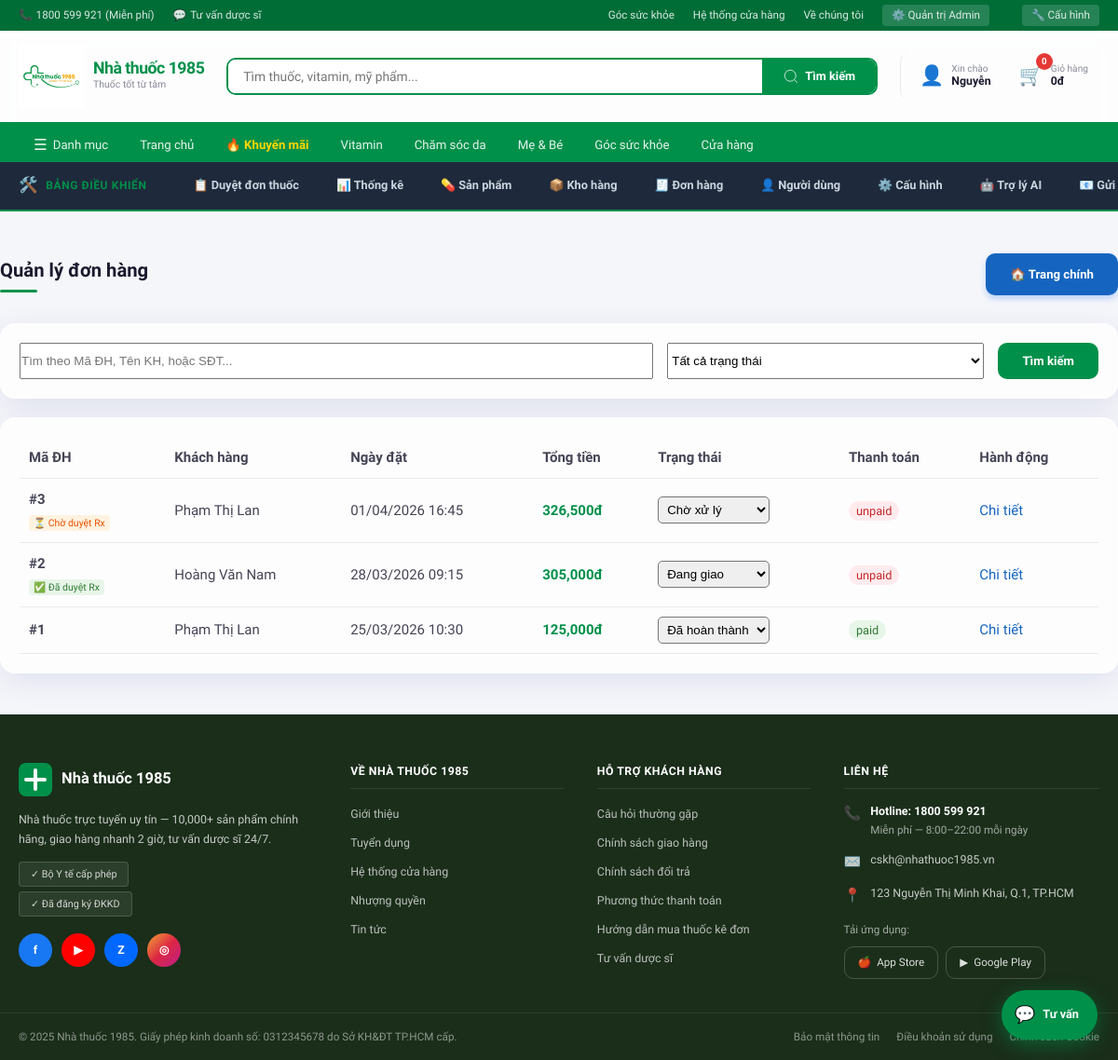
The app's page /admin/order (signed in) with its own data.
### tables this page shows
CREATE TABLE orders (
    order_id INT PRIMARY KEY AUTO_INCREMENT,
    user_id INT NOT NULL,
    voucher_id INT,
    
     
    shipping_name VARCHAR(100) NOT NULL,
    shipping_phone VARCHAR(20) NOT NULL,
    shipping_address TEXT NOT NULL,
    shipping_note TEXT,
    
     
    subtotal DECIMAL(15, 2) NOT NULL COMMENT 'Tổng tiền trước giảm giá',
    discount_amount DECIMAL(12, 2) DEFAULT 0,
    shipping_fee DECIMAL(10, 2) DEFAULT 0,
    total_amount DECIMAL(15, 2) NOT NULL COMMENT 'Tổng tiền sau giảm giá + ship',
    
     
    has_prescription BOOLEAN DEFAULT FALSE COMMENT 'Có đính kèm đơn thuốc không',
    prescription_image VARCHAR(255) COMMENT 'Đường dẫn ảnh đơn thuốc',
    prescription_verified BOOLEAN DEFAULT FALSE COMMENT 'Dược sĩ đã duyệt đơn',
    verified_by INT COMMENT 'Dược sĩ duyệt đơn',
    verified_at DATETIME,
    
     
    status ENUM('pending', 'confirmed', 'preparing', 'shipping', 'completed', 'cancelled') DEFAULT 'pending',
    payment_status ENUM('unpaid', 'paid', 'refunded') DEFAULT 'unpaid',
    payment_method ENUM('cod', 'bank_transfer', 'e_wallet') DEFAULT 'cod',
    
     
    admin_note TEXT COMMENT 'Ghi chú nội bộ của admin',
    cancel_reason TEXT,
    
    order_date TIMESTAMP DEFAULT CURRENT_TIMESTAMP,
    updated_at TIMESTAMP DEFAULT CURRENT_TIMESTAMP ON UPDATE CURRENT_TIMESTAMP,
    
    FOREIGN KEY (user_id) REFERENCES users(user_id) ON DELETE RESTRICT,
    FOREIGN KEY (voucher_id) REFERENCES vouchers(voucher_id) ON DELETE SET NULL,
    FOREIGN KEY (verified_by) REFERENCES users(user_id) ON DELETE SET NULL,
    INDEX idx_user (user_id),
    INDEX idx_status (status),
    INDEX idx_date (order_date),
    INDEX idx_prescription (has_prescription, prescription_verified)
);

CREATE TABLE users (
    user_id INT PRIMARY KEY AUTO_INCREMENT,
    role_id INT NOT NULL,
    username VARCHAR(50) NOT NULL UNIQUE,
    password_hash VARCHAR(255) NOT NULL COMMENT 'Mã hóa bằng password_hash() của PHP',
    full_name VARCHAR(100) NOT NULL,
    email VARCHAR(100) UNIQUE,
    phone VARCHAR(20),
    address TEXT,
    avatar VARCHAR(255) DEFAULT 'default-avatar.png',
    is_active BOOLEAN DEFAULT TRUE,
    last_login DATETIME,
    created_at TIMESTAMP DEFAULT CURRENT_TIMESTAMP,
    updated_at TIMESTAMP DEFAULT CURRENT_TIMESTAMP ON UPDATE CURRENT_TIMESTAMP,
    FOREIGN KEY (role_id) REFERENCES roles(role_id) ON DELETE RESTRICT,
    INDEX idx_username (username),
    INDEX idx_email (email),
    INDEX idx_role (role_id)
);

### app/controllers/admin/AdminOrderController.php (called while the page is built, shortened)
<?php
class AdminOrderController extends BaseController {
    public function index() {
        $db = (new BaseModel())->db;
        $q = $_GET['q'] ?? '';
        $status = $_GET['status'] ?? '';
        $where = ["1=1"];
        $params = [];
        $whereSql = implode(' AND ', $where);
        $sql = "SELECT o.*, u.full_name as customer_name
                FROM orders o
                JOIN users u ON o.user_id = u.user_id
                WHERE $whereSql
                ORDER BY o.order_date DESC";
        $stmt = $db->prepare($sql);
        $stmt->execute($params);
        $orders = $stmt->fetchAll(PDO::FETCH_ASSOC);
        $this->loadView('admin/order/index', [
            'orders' => $orders,
            'pageTitle' => 'Quản lý đơn hàng',
            'q' => $q,
            'status' => $status
        ]);
    }
}

### app/views/admin/order/index.php (the view, shortened to what this page needs)
<?php include __DIR__ . '/../../layout/header.php'; ?>
<div class="container section animate-fade-up">
    <div style="display: flex; justify-content: space-between; align-items: center; margin-bottom: 20px;">
        <h1 class="section-title">Quản lý đơn hàng</h1>
        <a href="<?= BASE_URL ?>" class="btn" style="background: var(--blue); color: white; box-shadow: 0 4px 6px rgba(59,130,246,0.3);">🏠 Trang chính</a>
    </div>
    <div class="glass-card" style="padding: 20px; margin-top: 30px; margin-bottom: 20px;">
        <form action="<?= BASE_URL ?>admin/order" method="GET" style="display: flex; gap: 15px;">
            <input type="text" name="q" placeholder="Tìm theo Mã ĐH, Tên KH, hoặc SĐT..." class="form-control" style="flex: 2;" value="<?= htmlspecialchars($q ?? '') ?>">
            <select name="status" class="form-control" style="flex: 1;">
                <option value="">Tất cả trạng thái</option>
            </select>
            <button type="submit" class="btn btn-primary">Tìm kiếm</button>
        </form>
    </div>
    <div class="glass-card" style="padding: 20px;">
        <table style="width: 100%; border-collapse: collapse;">
            <thead>
                <tr style="text-align: left; border-bottom: 1px solid var(--border);">
                    <th style="padding: 10px;">Mã ĐH</th>
                    <th style="padding: 10px;">Khách hàng</th>
                    <th style="padding: 10px;">Ngày đặt</th>
                    <th style="padding: 10px;">Tổng tiền</th>
                    <th style="padding: 10px;">Trạng thái</th>
                    <th style="padding: 10px;">Thanh toán</th>
                    <th style="padding: 10px;">Hành động</th>
                </tr>
            </thead>
            <tbody>
                <?php foreach ($orders as $o): ?>
                    <tr style="border-bottom: 1px solid var(--border);">
                        <td style="padding: 10px;">
                            <strong>#<?= $o['order_id'] ?></strong>
                            <?php if ($o['has_prescription']): ?>
                                <br>
                                <span style="font-size: 0.7rem; padding: 2px 5px; border-radius: 4px; background: <?= $o['prescription_verified'] ? '#e8f5e9; color: #2e7d32;' : '#fff3e0; color: #e65100;' ?>">
                                    <?= $o['prescription_verified'] ? '✅ Đã duyệt Rx' : '⏳ Chờ duyệt Rx' ?>
                                </span>
                            <?php endif; ?>
                        </td>
                        <td style="padding: 10px;"><?= htmlspecialchars($o['customer_name']) ?></td>
                        <td style="padding: 10px;"><?= date('d/m/Y H:i', strtotime($o['order_date'])) ?></td>
                        <td style="padding: 10px; color: var(--green); font-weight: bold;"><?= number_format($o['total_amount']) ?>đ</td>
                        <td style="padding: 10px;">
                            <form action="<?= BASE_URL ?>admin/order/updateStatus" method="POST">
                                <select name="status" onchange="this.form.submit()" style="padding: 5px; border-radius: 5px;">
                                    <option value="pending" <?= $o['status'] == 'pending' ? 'selected' : '' ?>>Chờ xử lý</option>
                                    <option value="shipping" <?= $o['status'] == 'shipping' ? 'selected' : '' ?>>Đang giao</option>
                                    <option value="completed" <?= $o['status'] == 'completed' ? 'selected' : '' ?>>Đã hoàn thành</option>
                                </select>
                            </form>
                        </td>
                        <td style="padding: 10px;">
                            <span style="font-size: 0.85rem; padding: 3px 8px; border-radius: 12px; background: <?= $o['payment_status'] == 'paid' ? '#e8f5e9; color: #2e7d32;' : '#ffebee; color: #c62828;' ?>">
                                <?= $o['payment_status'] ?>
                            </span>
                        </td>
                        <td style="padding: 10px;">
                            <a href="<?= BASE_URL ?>admin/order/detail?id=<?= $o['order_id'] ?>" style="color: var(--blue);">Chi tiết</a>
                        </td>
                    </tr>
                <?php endforeach; ?>
            </tbody>
        </table>
    </div>
</div>
<?php include __DIR__ . '/../../layout/footer.php'; ?>

### records on screen
orders: order_id "3", has_prescription "⏳ Chờ duyệt Rx", user.full_name "Phạm Thị Lan", order_date "01/04/2026 16:45", total_amount "326,500", status "Chờ xử lý", payment_status "unpaid"
orders: order_id "2", has_prescription "✅ Đã duyệt Rx", user.full_name "Hoàng Văn Nam", order_date "28/03/2026 09:15", total_amount "305,000", status "Đang giao", payment_status "unpaid"
orders: order_id "1", user.full_name "Phạm Thị Lan", order_date "25/03/2026 10:30", total_amount "125,000", status "Đã hoàn thành", payment_status "paid"

### other values on screen
explode(' ', $_SESSION['user']['name'])[0] "Nguyễn"
$cartItemCount "0"
